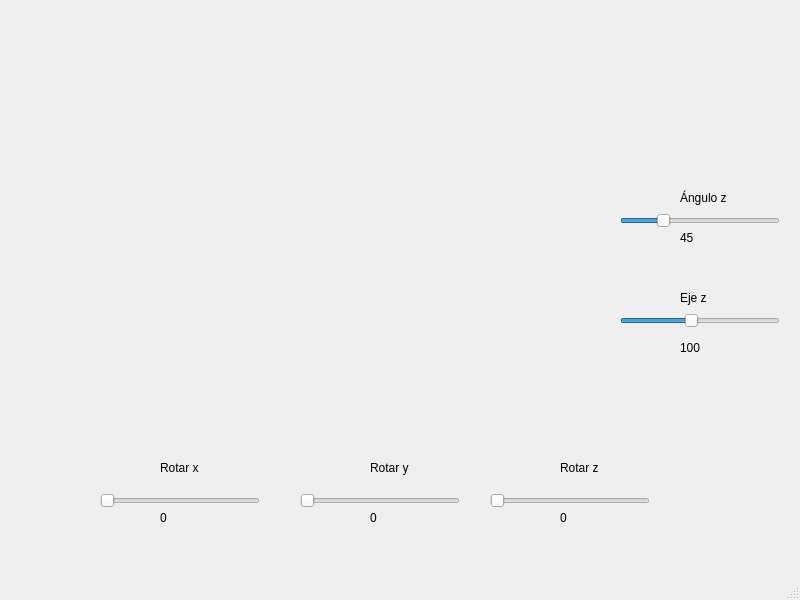
<?xml version="1.0" encoding="UTF-8"?>
<ui version="4.0">
 <class>mainWindow</class>
 <widget class="QMainWindow" name="mainWindow">
  <property name="geometry">
   <rect>
    <x>0</x>
    <y>0</y>
    <width>800</width>
    <height>600</height>
   </rect>
  </property>
  <property name="windowTitle">
   <string>Procesamiento</string>
  </property>
  <widget class="QWidget" name="centralwidget">
   <widget class="QWidget" name="verticalLayoutWidget">
    <property name="geometry">
     <rect>
      <x>180</x>
      <y>30</y>
      <width>411</width>
      <height>411</height>
     </rect>
    </property>
    <layout class="QVBoxLayout" name="OpenGLLayout"/>
   </widget>
   <widget class="QSlider" name="rotarx">
    <property name="geometry">
     <rect>
      <x>100</x>
      <y>490</y>
      <width>160</width>
      <height>22</height>
     </rect>
    </property>
    <property name="maximum">
     <number>360</number>
    </property>
    <property name="orientation">
     <enum>Qt::Horizontal</enum>
    </property>
   </widget>
   <widget class="QSlider" name="rotary">
    <property name="geometry">
     <rect>
      <x>300</x>
      <y>490</y>
      <width>160</width>
      <height>22</height>
     </rect>
    </property>
    <property name="maximum">
     <number>360</number>
    </property>
    <property name="orientation">
     <enum>Qt::Horizontal</enum>
    </property>
   </widget>
   <widget class="QSlider" name="rotarz">
    <property name="geometry">
     <rect>
      <x>490</x>
      <y>490</y>
      <width>160</width>
      <height>22</height>
     </rect>
    </property>
    <property name="maximum">
     <number>360</number>
    </property>
    <property name="orientation">
     <enum>Qt::Horizontal</enum>
    </property>
   </widget>
   <widget class="QLabel" name="label">
    <property name="geometry">
     <rect>
      <x>160</x>
      <y>460</y>
      <width>55</width>
      <height>16</height>
     </rect>
    </property>
    <property name="text">
     <string>Rotar x</string>
    </property>
   </widget>
   <widget class="QLabel" name="label_2">
    <property name="geometry">
     <rect>
      <x>370</x>
      <y>460</y>
      <width>55</width>
      <height>16</height>
     </rect>
    </property>
    <property name="text">
     <string>Rotar y</string>
    </property>
   </widget>
   <widget class="QLabel" name="label_3">
    <property name="geometry">
     <rect>
      <x>560</x>
      <y>460</y>
      <width>55</width>
      <height>16</height>
     </rect>
    </property>
    <property name="text">
     <string>Rotar z</string>
    </property>
   </widget>
   <widget class="QLabel" name="labelx">
    <property name="geometry">
     <rect>
      <x>160</x>
      <y>510</y>
      <width>55</width>
      <height>16</height>
     </rect>
    </property>
    <property name="text">
     <string>0</string>
    </property>
   </widget>
   <widget class="QLabel" name="labely">
    <property name="geometry">
     <rect>
      <x>370</x>
      <y>510</y>
      <width>55</width>
      <height>16</height>
     </rect>
    </property>
    <property name="text">
     <string>0</string>
    </property>
   </widget>
   <widget class="QLabel" name="labelz">
    <property name="geometry">
     <rect>
      <x>560</x>
      <y>510</y>
      <width>55</width>
      <height>16</height>
     </rect>
    </property>
    <property name="text">
     <string>0</string>
    </property>
   </widget>
   <widget class="QSlider" name="angz">
    <property name="geometry">
     <rect>
      <x>620</x>
      <y>210</y>
      <width>160</width>
      <height>22</height>
     </rect>
    </property>
    <property name="maximum">
     <number>180</number>
    </property>
    <property name="value">
     <number>45</number>
    </property>
    <property name="orientation">
     <enum>Qt::Horizontal</enum>
    </property>
   </widget>
   <widget class="QSlider" name="ejez">
    <property name="geometry">
     <rect>
      <x>620</x>
      <y>310</y>
      <width>160</width>
      <height>22</height>
     </rect>
    </property>
    <property name="minimum">
     <number>20</number>
    </property>
    <property name="maximum">
     <number>200</number>
    </property>
    <property name="value">
     <number>100</number>
    </property>
    <property name="orientation">
     <enum>Qt::Horizontal</enum>
    </property>
   </widget>
   <widget class="QLabel" name="label_4">
    <property name="geometry">
     <rect>
      <x>680</x>
      <y>290</y>
      <width>55</width>
      <height>16</height>
     </rect>
    </property>
    <property name="text">
     <string>Eje z</string>
    </property>
   </widget>
   <widget class="QLabel" name="label_5">
    <property name="geometry">
     <rect>
      <x>680</x>
      <y>190</y>
      <width>55</width>
      <height>16</height>
     </rect>
    </property>
    <property name="text">
     <string>Ángulo z</string>
    </property>
   </widget>
   <widget class="QLabel" name="labelangz">
    <property name="geometry">
     <rect>
      <x>680</x>
      <y>230</y>
      <width>55</width>
      <height>16</height>
     </rect>
    </property>
    <property name="text">
     <string>45</string>
    </property>
   </widget>
   <widget class="QLabel" name="labelejez">
    <property name="geometry">
     <rect>
      <x>680</x>
      <y>340</y>
      <width>55</width>
      <height>16</height>
     </rect>
    </property>
    <property name="text">
     <string>100</string>
    </property>
   </widget>
  </widget>
  <widget class="QMenuBar" name="menubar">
   <property name="geometry">
    <rect>
     <x>0</x>
     <y>0</y>
     <width>800</width>
     <height>26</height>
    </rect>
   </property>
  </widget>
  <widget class="QStatusBar" name="statusbar"/>
 </widget>
 <resources/>
 <connections/>
</ui>
